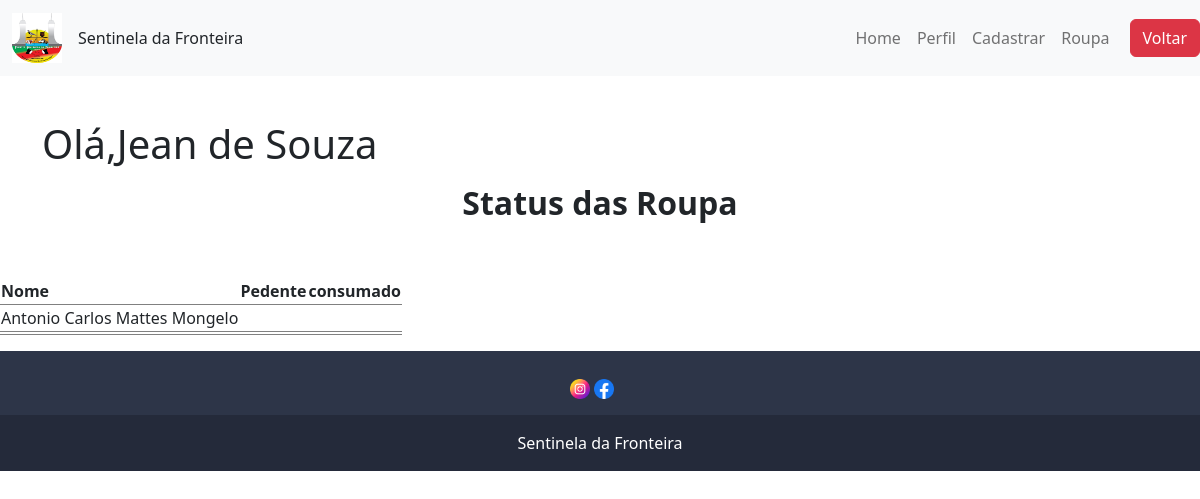
/coordenador/roupa.php, run on an earlier commit of the app's database.
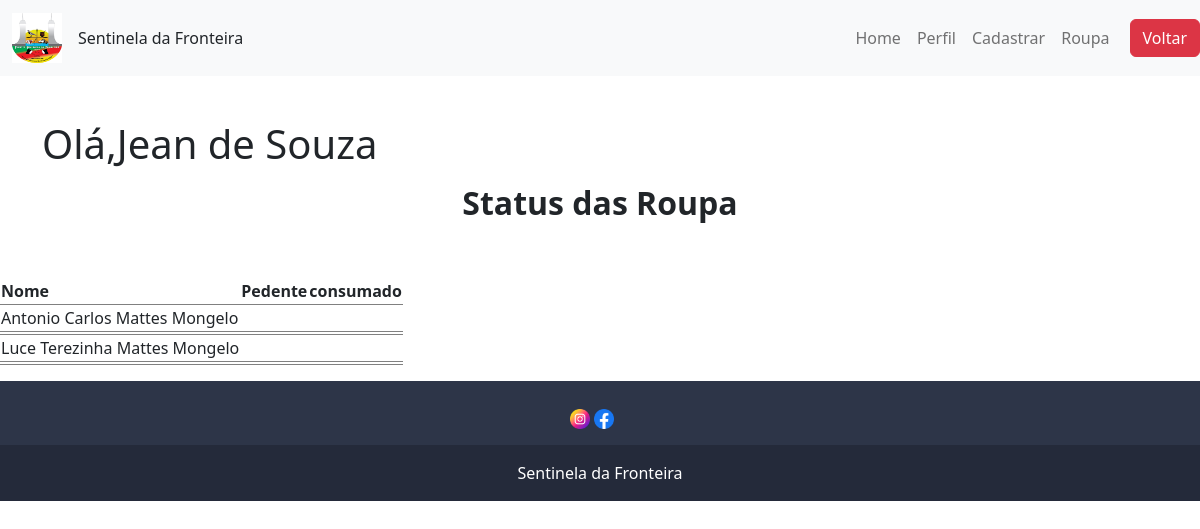
And on a later commit of the database.
### tables this page shows
CREATE TABLE IF NOT EXISTS `usuario` (
  `id_usuario` int NOT NULL AUTO_INCREMENT,
  `nome` varchar(255) DEFAULT NULL,
  `email` varchar(255) DEFAULT NULL,
  `datas` date DEFAULT NULL,
  `CPF` varchar(255) DEFAULT NULL,
  `RG` varchar(255) DEFAULT NULL,
  `senha` varchar(255) DEFAULT NULL,
  `tipo` varchar(255) DEFAULT NULL,
  `telefone` varchar(255) DEFAULT NULL,
  `usuario` varchar(255) DEFAULT NULL,
  `imagem` varchar(255) NOT NULL,
  `genero` varchar(255) NOT NULL,
  `endereco` varchar(255) NOT NULL,
  `responsavel` varchar(255) NOT NULL,
  `data_entrada` date NOT NULL,
  `tele_respon` varchar(255) NOT NULL,
  `idade` varchar(2) NOT NULL,
  PRIMARY KEY (`id_usuario`)
);

### coordenador/roupa.php (the view, shortened to what this page needs)
<!DOCTYPE html>
<html lang="pt-br">
<head>
    <link rel="stylesheet" href="css/dashbord.css">
    <link href="https://cdn.jsdelivr.net/npm/bootstrap@5.2.3/dist/css/bootstrap.min.css" rel="stylesheet"
>
</head>
<body>
    <?php
    include ("conexao.php");
    $sql = "SELECT * FROM coordenador;";
    $resultado = mysqli_query($conexao, $sql);
    $dados = mysqli_fetch_assoc($resultado);
    ?>
    <nav class="navbar navbar-expand-lg navbar-light bg-light fixed-top" style="background-color: ;">
        <div class="container">
            <a class="navbar-brand" >
                <img src="../img/icno.jpg"  class="imgs" height="50px" width="50px"><a href=""></a> Sentinela da Fronteira
            <div class="collapse navbar-collapse" id="navbarResponsive">
                <ul class="navbar-nav ms-auto">
                    <li class="nav-item active">
                        <a class="nav-link" href="dashbord.php">Home</a>
                    </li>
                    <li class="nav-item">
                        <a class="nav-link" href="perfil.php">Perfil</a>
                    </li>
                    <li class="nav-item">
                        <a class="nav-link" href="formcads.php">Cadastrar</a>
                    </li>
                    <li class="nav-item">
                        <a class="nav-link" href="roupa.php">Roupa</a>
                    </li>
                </ul>
            </div>
        </div>
        <?php echo "<a href='dashbord.php' class='btn btn-danger'>Voltar</a>"; ?>
    </nav>
    <section class="py-5">
        <div class="container">
            <br>
            <br>
            <br>
            <h1 class="fw-light">Olá,<?php echo $dados['nome'] ?> </h1>
            <h2><b> Status das Roupa</b></h2>
        </div>
    </section>
    <div class="cardss">
    <?php
include("conexao.php");
$sql = "SELECT * FROM usuario";
$resultado = mysqli_query($conexao,$sql);
echo '<div class="table">
  <table>
    <tr>
      <th scope="col">Nome</th>
      <th scope="col">Pedente</th>
      <th scope="col">consumado</th>
    </tr>';
while ($dados = mysqli_fetch_assoc($resultado)) {
      echo '<tr>';
      echo "<td>" .  $dados['nome']         .  "</td>";
      echo '</tr>';
     echo "<td><a href='formedit.php?" . "&nome=".$dados['nome']."'>";
     echo "<td><a href='exclui.php?" . "&nome=".$dados['nome']."'>";
}
echo '</table>
</div>';
?>
</div>
    <section class="">
        <footer class="text-center text-white" style="background-color: #2d3548;">
            <div class="container p-4 pb-0">
                <section class="">
                    <p class="d-flex justify-content-center align-items-center">
                        <span class="me-3">
                        <a href="https://www.instagram.com/ptgsentinelaoficial/" >
                        <img src="../img/img/instagram.png" height="20px" width="20px"></a>
                        <a href="https://www.facebook.com/pages/Piquete%20Sentinela%20Da%20Fronteira/843171032373964/photos/?locale=pt_BR">
                     <img src="../img/img/facebook.png" height="20px" width="20px"></a>
                        </span>
                    </p>
                </section>
            </div>
            <div class="text-center p-3" style="background-color: rgba(0, 0, 0, 0.2);">
                Sentinela da Fronteira
            </div>
        </footer>
    </section>
</body>
</html>

What changed in the data, as far as the page shows it:
added usuario: nome "Luce Terezinha Mattes Mongelo"
